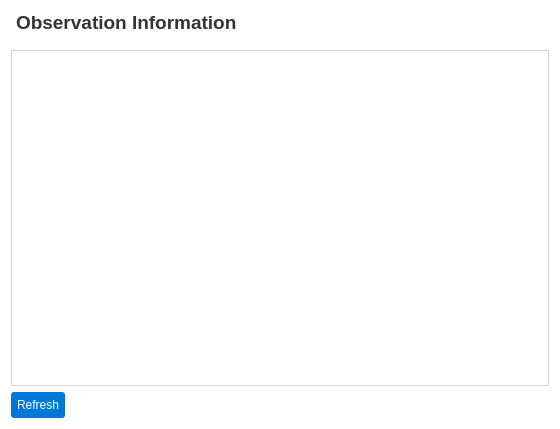
<?xml version="1.0" encoding="UTF-8"?>
<ui version="4.0">
 <class>ObservationInfoTab</class>
 <widget class="QWidget" name="ObservationInfoTab">
  <property name="geometry">
   <rect>
    <x>0</x>
    <y>0</y>
    <width>560</width>
    <height>429</height>
   </rect>
  </property>
  <property name="styleSheet">
   <string>background-color: #ffffff; font-family: Arial;</string>
  </property>
  <layout class="QVBoxLayout" name="verticalLayout">
   <item>
    <widget class="QLabel" name="titleLabel">
     <property name="font">
      <font>
       <family>Arial</family>
       <pointsize>14</pointsize>
       <bold>true</bold>
      </font>
     </property>
     <property name="styleSheet">
      <string>color: #333333; padding-bottom: 10px;</string>
     </property>
     <property name="text">
      <string>Observation Information</string>
     </property>
    </widget>
   </item>
   <item>
    <widget class="QTableView" name="projectInfoTable">
     <property name="styleSheet">
      <string>border: 1px solid #d3d3d3; background-color: #ffffff;</string>
     </property>
     <property name="editTriggers">
      <set>QAbstractItemView::EditTrigger::DoubleClicked|QAbstractItemView::EditTrigger::EditKeyPressed</set>
     </property>
     <property name="alternatingRowColors">
      <bool>true</bool>
     </property>
     <property name="selectionMode">
      <enum>QAbstractItemView::SelectionMode::SingleSelection</enum>
     </property>
     <property name="selectionBehavior">
      <enum>QAbstractItemView::SelectionBehavior::SelectRows</enum>
     </property>
    </widget>
   </item>
   <item>
    <layout class="QHBoxLayout" name="buttonLayout">
     <item>
      <widget class="QPushButton" name="refreshButton">
       <property name="styleSheet">
        <string notr="true">background-color: #0078d7; color: #ffffff; padding: 6px; border-radius: 3px;</string>
       </property>
       <property name="text">
        <string>Refresh</string>
       </property>
      </widget>
     </item>
     <item>
      <spacer name="horizontalSpacer">
       <property name="orientation">
        <enum>Qt::Orientation::Horizontal</enum>
       </property>
       <property name="sizeHint" stdset="0">
        <size>
         <width>40</width>
         <height>20</height>
        </size>
       </property>
      </spacer>
     </item>
    </layout>
   </item>
  </layout>
 </widget>
 <resources/>
 <connections>
  <connection>
   <sender>refreshButton</sender>
   <signal>clicked()</signal>
   <receiver>projectInfoTable</receiver>
   <slot>update()</slot>
   <hints>
    <hint type="sourcelabel">
     <x>45</x>
     <y>407</y>
    </hint>
    <hint type="destinationlabel">
     <x>125</x>
     <y>289</y>
    </hint>
   </hints>
  </connection>
 </connections>
</ui>
